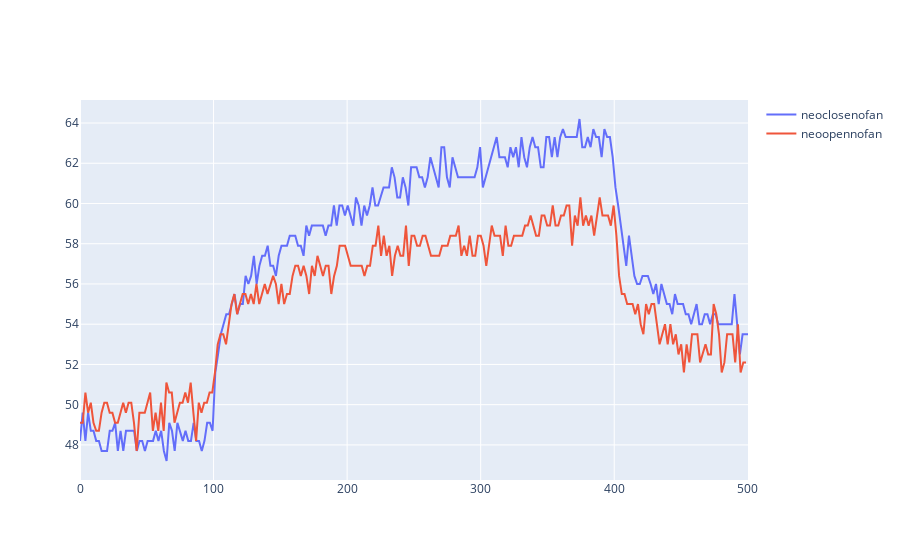

Notebook source saved alongside this figure:
### Code cell
fig.add_trace(go.Scatter(x=df1['time:'], y=df1['neoclosenofan'],
                    mode='lines',
                    name='neoclosenofan'))
                    
fig.add_trace(go.Scatter(x=df2['time:'], y=df2['neoopennofan'],
                    mode='lines',
                    name='neoopennofan'))

fig.show()

### Figure 1 — Plotly figure (JSON) as saved in the notebook; plotly's stock layout.template omitted (floating-point values rounded to 4 significant figures; data arrays with more than 128 entries replaced by an {"elided": "..."} marker saying what was removed)
{"data": [{"mode": "lines", "name": "neoclosenofan", "type": "scatter", "x": {"elided": "245 float values"}, "y": {"elided": "245 float values"}}, {"mode": "lines", "name": "neoopennofan", "type": "scatter", "x": {"elided": "244 float values"}, "y": {"elided": "244 float values"}}], "layout": {}}
